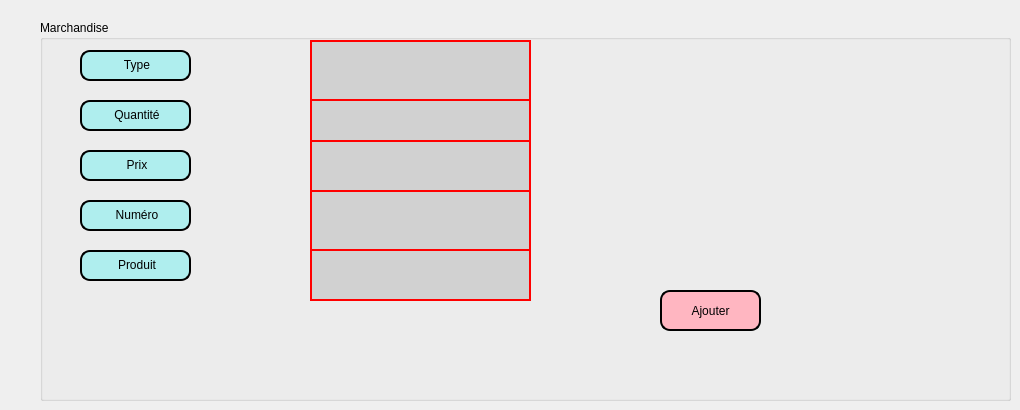
     <widget class="QWidget" name="tab_10">
      <attribute name="title">
       <string>Ajouter</string>
      </attribute>
      <widget class="QGroupBox" name="groupBox">
       <property name="geometry">
        <rect>
         <x>40</x>
         <y>20</y>
         <width>971</width>
         <height>381</height>
        </rect>
       </property>
       <property name="title">
        <string>Marchandise</string>
       </property>
       <widget class="QLabel" name="label_23">
        <property name="geometry">
         <rect>
          <x>40</x>
          <y>130</y>
          <width>111</width>
          <height>31</height>
         </rect>
        </property>
        <property name="styleSheet">
         <string notr="true">border: 2px solid black;
border-radius: 10px;
padding: 0 8px;
background: #AFEEEE;
font: bold, &quot;Comic Sans MS&quot;;;
text-align:center;</string>
        </property>
        <property name="text">
         <string>&lt;html&gt;&lt;head/&gt;&lt;body&gt;&lt;p align=&quot;center&quot;&gt;&lt;span style=&quot; font-size:9pt;&quot;&gt;Prix&lt;/span&gt;&lt;/p&gt;&lt;/body&gt;&lt;/html&gt;</string>
        </property>
       </widget>
       <widget class="QLabel" name="label_24">
        <property name="geometry">
         <rect>
          <x>40</x>
          <y>80</y>
          <width>111</width>
          <height>31</height>
         </rect>
        </property>
        <property name="styleSheet">
         <string notr="true">border: 2px solid black;
border-radius: 10px;
padding: 0 8px;
background: #AFEEEE;
font: bold, &quot;Comic Sans MS&quot;;;
text-align:center;</string>
        </property>
        <property name="text">
         <string>&lt;html&gt;&lt;head/&gt;&lt;body&gt;&lt;p align=&quot;center&quot;&gt;&lt;span style=&quot; font-size:9pt;&quot;&gt;Quantité&lt;/span&gt;&lt;/p&gt;&lt;/body&gt;&lt;/html&gt;</string>
        </property>
       </widget>
       <widget class="QLineEdit" name="lineEdit_7">
        <property name="geometry">
         <rect>
          <x>270</x>
          <y>70</y>
          <width>221</width>
          <height>61</height>
         </rect>
        </property>
        <property name="styleSheet">
         <string notr="true">border-width:2px;
border-style:solid;
border-color:red;
background: #d1d1d1;</string>
        </property>
       </widget>
       <widget class="QLineEdit" name="lineEdit_8">
        <property name="geometry">
         <rect>
          <x>270</x>
          <y>120</y>
          <width>221</width>
          <height>61</height>
         </rect>
        </property>
        <property name="styleSheet">
         <string notr="true">border-width:2px;
border-style:solid;
border-color:red;
background: #d1d1d1;</string>
        </property>
       </widget>
       <widget class="QLabel" name="label_26">
        <property name="geometry">
         <rect>
          <x>40</x>
          <y>30</y>
          <width>111</width>
          <height>31</height>
         </rect>
        </property>
        <property name="styleSheet">
         <string notr="true">border: 2px solid black;
border-radius: 10px;
padding: 0 8px;
background: #AFEEEE;
font: bold, &quot;Comic Sans MS&quot;;;
text-align:center;</string>
        </property>
        <property name="text">
         <string>&lt;html&gt;&lt;head/&gt;&lt;body&gt;&lt;p align=&quot;center&quot;&gt;&lt;span style=&quot; font-size:9pt;&quot;&gt;Type&lt;/span&gt;&lt;/p&gt;&lt;/body&gt;&lt;/html&gt;</string>
        </property>
       </widget>
       <widget class="QPushButton" name="pushButton_ajouter_marchandise">
        <property name="geometry">
         <rect>
          <x>620</x>
          <y>270</y>
          <width>101</width>
          <height>41</height>
         </rect>
        </property>
        <property name="styleSheet">
         <string notr="true">border: 2px solid black;
border-radius: 10px;
padding: 0 8px;
background:#FFB6C1	;
font: bold, &quot;Comic Sans MS&quot;;</string>
        </property>
        <property name="text">
         <string>Ajouter</string>
        </property>
       </widget>
       <widget class="QLineEdit" name="lineEdit_27">
        <property name="geometry">
         <rect>
          <x>270</x>
          <y>20</y>
          <width>221</width>
          <height>61</height>
         </rect>
        </property>
        <property name="styleSheet">
         <string notr="true">border-width:2px;
border-style:solid;
border-color:red;
background: #d1d1d1;</string>
        </property>
       </widget>
       <widget class="QLabel" name="label_40">
        <property name="geometry">
         <rect>
          <x>40</x>
          <y>180</y>
          <width>111</width>
          <height>31</height>
         </rect>
        </property>
        <property name="styleSheet">
         <string notr="true">border: 2px solid black;
border-radius: 10px;
padding: 0 8px;
background: #AFEEEE;
font: bold, &quot;Comic Sans MS&quot;;;
text-align:center;</string>
        </property>
        <property name="text">
         <string>&lt;html&gt;&lt;head/&gt;&lt;body&gt;&lt;p align=&quot;center&quot;&gt;&lt;span style=&quot; font-size:9pt;&quot;&gt;Numéro&lt;/span&gt;&lt;/p&gt;&lt;/body&gt;&lt;/html&gt;</string>
        </property>
       </widget>
       <widget class="QLabel" name="label_49">
        <property name="geometry">
         <rect>
          <x>40</x>
          <y>230</y>
          <width>111</width>
          <height>31</height>
         </rect>
        </property>
        <property name="styleSheet">
         <string notr="true">border: 2px solid black;
border-radius: 10px;
padding: 0 8px;
background: #AFEEEE;
font: bold, &quot;Comic Sans MS&quot;;;
text-align:center;</string>
        </property>
        <property name="text">
         <string>&lt;html&gt;&lt;head/&gt;&lt;body&gt;&lt;p align=&quot;center&quot;&gt;&lt;span style=&quot; font-size:9pt;&quot;&gt;Produit&lt;/span&gt;&lt;/p&gt;&lt;/body&gt;&lt;/html&gt;</string>
        </property>
       </widget>
       <widget class="QLineEdit" name="lineEdit_28">
        <property name="geometry">
         <rect>
          <x>270</x>
          <y>220</y>
          <width>221</width>
          <height>61</height>
         </rect>
        </property>
        <property name="styleSheet">
         <string notr="true">border-width:2px;
border-style:solid;
border-color:red;
background: #d1d1d1;</string>
        </property>
       </widget>
       <widget class="QLineEdit" name="lineEdit_35">
        <property name="geometry">
         <rect>
          <x>270</x>
          <y>170</y>
          <width>221</width>
          <height>61</height>
         </rect>
        </property>
        <property name="styleSheet">
         <string notr="true">border-width:2px;
border-style:solid;
border-color:red;
background: #d1d1d1;</string>
        </property>
       </widget>
      </widget>
     </widget>
